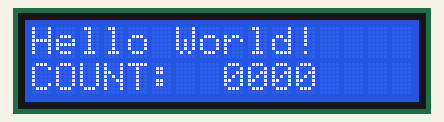
Bench run of a program on a simulated ATmega328P, built with avr-gcc and emulated at 16 MHz. Shown: 16×2 character LCD. Wiring (inferred from the names in the program): PCF8574 port expander at I2C address 0x3F. Wiring (inferred from the signals the program sends): character LCD (HD44780): RS Q0; E Q2; backlight Q3; data Q4, Q5, Q6, Q7. What the program prints to the serial monitor is not drawn.

Above: at 0.4 s.
At 4.7 s:
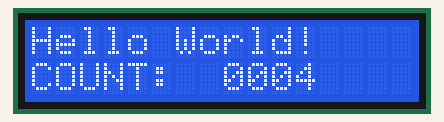
At 10.0 s:
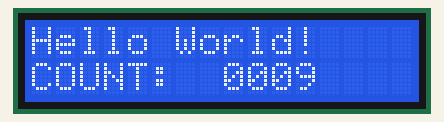
At 19.5 s:
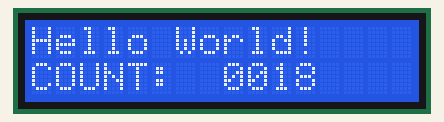
At 29.1 s:
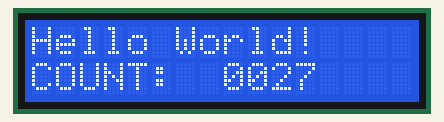
At 38.7 s:
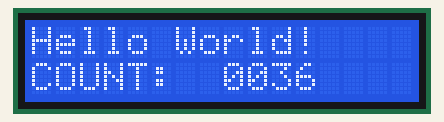

The program:

main.c
```c
// Date: 2019-12-05
// MCU Board: Arduino Nano v3 (ATmega328P) + PCF8574(A) Adapter for 16x2 LCD
// IoT Engineering Education @ KMUTNB
// I2C pins: PC4 = SDA/A4, PC5 = SCL/A5

#define F_CPU 16000000UL   // 16MHz Crystal Frequency

#include <avr/io.h>        // for accessing the SFRs
#include <util/delay.h>
#include <stdio.h>         // for sprintf()

#define I2C_ADDR 0x3f      // define the address for PCF8574 here

//------------------------------------------------------

#define BAUD         115200UL
#define UBRR_VALUE   ((F_CPU/8/BAUD) - 1)

void init_uart() {
  UBRR0H = (uint8_t) (UBRR_VALUE >> 8);
  UBRR0L = (uint8_t) (UBRR_VALUE);
  UCSR0A = (1 << U2X0); // Asynchronous double speed
  // Async., no parity, 1-stop bit, 8-bit data
  UCSR0C = (1<<UCSZ01)|(1<<UCSZ00);
  UCSR0B = (1<<TXEN0) |(1<<RXEN0); // Enable Tx & Rx
}

void send_char( uint8_t ch ) {
  while ( !(UCSR0A & (1<<UDRE0)) ){ }
  UDR0 = ch;
}

void send_string( const char *str ) {
  const char *p = str;
  while ( *p ) {
    send_char( (uint8_t) *p++ );
  }
}

//------------------------------------------------------

#define I2C_FREQ     (100000UL)
#define TWI_BRG      (((F_CPU/I2C_FREQ)-16)/2)

// global variable
static uint8_t twi_status = 0x00;

void init_twi() {
  TWCR &= ~(1<<TWEN); // Disable TWI
  TWSR = 0;
  TWBR = (uint8_t)TWI_BRG; // Set bitrate generator
  TWCR = (1<<TWEN);   // Enable TWI
}

uint8_t i2c_start() {
  // send START condition
  TWCR = (1<<TWINT)|(1<<TWEN)|(1<<TWSTA);
  while ( !(TWCR & (1<<TWINT)) ) {} // wait for START
  twi_status = (TWSR & 0xf8);
  // TW_START or TW_RESTART
  return (twi_status==0x08 || twi_status==0x10);
}

void i2c_stop() {
  TWCR = (1<<TWINT)|(1<<TWEN)|(1<<TWSTO);
  while( !(TWCR & (1<<TWSTO)) ) {} // wait for STOP
}

uint8_t i2c_write_addr( uint8_t addr, uint8_t read_not_write ) {
  TWDR = (addr << 1) | (read_not_write & 1); // send address + R/W
  TWCR = (1<<TWEN)|(1<<TWINT);
  while ( !(TWCR & (1<<TWINT)) ) {} // wait for addr transmission
  twi_status = (TWSR & 0xf8);
  // TW_MT_SLA_ACK or TW_MR_SLA_ACK
  return ( twi_status==0x18 || twi_status==0x40 );
}
uint8_t i2c_write_byte( uint8_t wdata ) {
  TWDR = wdata; // send a byte
  TWCR = (1<<TWEN)|(1<<TWINT);
  // wait until the byte is sent
  while ( !(TWCR & (1<<TWINT)) ) {} // wait for data transmission
  twi_status = (TWSR & 0xf8);
  return ( twi_status==0x28 ); // TW_MT_DATA_ACK
}

uint8_t i2c_read_byte( uint8_t *rdata, uint8_t ack ) {
  if (ack) { // read a byte with ACK
     TWCR = (1<<TWINT)|(1<<TWEN)|(1<<TWEA);
  } else {   // read a byte without ACK (No ACK)
     TWCR = (1<<TWINT)|(1<<TWEN);
  }
  while ( !(TWCR & (1<<TWINT)) ) {} // wait for data reception
  *rdata = TWDR;
  twi_status = (TWSR & 0xf8);
  // TW_MR_DATA_ACK or TW_MR_DATA_NACK
  return ( twi_status==0x50 || twi_status==0x58 );
}

//----------------------------------------------------

int scan( uint8_t addr ) {
  if ( i2c_start() && i2c_write_addr( addr, 0 ) ) {
     i2c_stop();
     return 0; // ACK received from slave (found)
  }
  i2c_stop();
  return -1;
}

void scan_slaves( uint8_t start_addr, uint8_t end_addr ) {
   uint8_t addr, cnt=0;
   char sbuf[32];
   for ( addr=start_addr; addr <= end_addr; addr++ ) {
     if ( scan(addr)==0 ) {
       cnt++;
       sprintf( sbuf, "Found: 0x%02x\r\n", addr );
       send_string( sbuf );
     }
     _delay_ms(5);
   }
   if (cnt==0) {
     send_string( "No I2C device found.." );
   }
}
//------------------------------------------------------

// P7..P0 = D7 | D6 | D5 | D4 | BL | EN | RW | RS
int pcf8574_write( uint8_t wdata ) {
  uint8_t err = 0;
  wdata |= 0x08; // turn on backlight
  if ( !err && !i2c_start() )                   { err++; }
  if ( !err && !i2c_write_addr( I2C_ADDR, 0 ) ) { err++; }
  if ( !err && !i2c_write_byte( wdata ) )       { err++; }
  i2c_stop();
  return (err==0);
}

void write4bits( uint8_t wdata ) {
  pcf8574_write( wdata | (1<<2) ); // EN=1
  pcf8574_write( wdata );          // EN=0
  _delay_ms(2);
}

void lcd_write( uint8_t wdata, uint8_t cmd_mode ) {
  uint8_t high_nibble = wdata & 0xf0;
  uint8_t low_nibble = (wdata << 4) & 0xf0;
  write4bits( high_nibble | cmd_mode );
  write4bits( low_nibble  | cmd_mode );
}

void lcd_data( uint8_t wdata ) {
  lcd_write( wdata, (1 << 0) ); // RS=1
}

void lcd_cmd( uint8_t wdata ) {
  lcd_write( wdata, 0 );        // RS=0
}

void lcd_init() {
  _delay_ms(40);   // wait at least 40 msec after LCD power on
  // change from 8-bit interface to 4-bit interface
  write4bits( 0x03 << 4 ); // 1. set 8-bit data interface
  _delay_us(4500);
  write4bits( 0x03 << 4 ); // 2. set 8-bit data interface
  _delay_us(120);
  write4bits( 0x03 << 4 ); // 3. set 8-bit data interface
  write4bits( 0x02 << 4 ); // 4. change to 4-bit data interface
  lcd_cmd( 0x28 ); // function set: 2-line, 5x8 dots
  lcd_cmd( 0x0c ); // display ctrl: display on, cursor off
  lcd_cmd( 0x80 );
}

void lcd_clear() {
  lcd_cmd( 0x01 );
}

void lcd_return_home() {
  lcd_cmd( 0x02 );
}

void lcd_goto_line( int line ) {
  lcd_cmd( 0x80 | ((line==0) ? 0x00 : 0x40) );
}

void lcd_print( const char *s ) {
  uint8_t i, len = strlen(s);
  for ( i=0 ; i < len; i++ ) {
     lcd_data( s[i] );
  }
}

int main(void) {
  char sbuf[32];
  uint16_t cnt=0;

  init_uart();
  init_twi();
  scan_slaves( 0x20, 0x3f );

  lcd_init();
  lcd_goto_line(0);
  lcd_print("Hello World!" );

  while (1) {
    lcd_goto_line(1);
    sprintf( sbuf, "COUNT:  %04u", cnt );
    cnt = (cnt+1) % 10000;
    lcd_print( sbuf );
    _delay_ms(1000);
  }
}
////////////////////////////////////////////////////////////////////////////
```

Measured:
- what the display in image 0 shows lasts 1.0 s, from 0.4 s to 1.4 s
